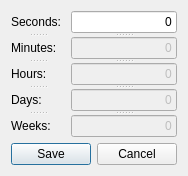
<?xml version="1.0" encoding="UTF-8"?>
<ui version="4.0">
 <class>Dialog</class>
 <widget class="QDialog" name="Dialog">
  <property name="windowModality">
   <enum>Qt::WindowModal</enum>
  </property>
  <property name="geometry">
   <rect>
    <x>0</x>
    <y>0</y>
    <width>182</width>
    <height>171</height>
   </rect>
  </property>
  <property name="windowTitle">
   <string>Dialog</string>
  </property>
  <property name="modal">
   <bool>true</bool>
  </property>
  <layout class="QVBoxLayout" name="verticalLayout">
   <item>
    <layout class="QHBoxLayout" name="horizontalLayout_2">
     <item>
      <widget class="QSplitter" name="splitter_2">
       <property name="orientation">
        <enum>Qt::Vertical</enum>
       </property>
       <widget class="QLabel" name="Seconds">
        <property name="text">
         <string>Seconds: </string>
        </property>
       </widget>
       <widget class="QLabel" name="Minutes">
        <property name="text">
         <string>Minutes:</string>
        </property>
       </widget>
       <widget class="QLabel" name="Hours">
        <property name="text">
         <string>Hours:</string>
        </property>
       </widget>
       <widget class="QLabel" name="Days">
        <property name="text">
         <string>Days:</string>
        </property>
       </widget>
       <widget class="QLabel" name="Weeks">
        <property name="text">
         <string>Weeks:</string>
        </property>
       </widget>
      </widget>
     </item>
     <item>
      <widget class="QSplitter" name="splitter">
       <property name="orientation">
        <enum>Qt::Vertical</enum>
       </property>
       <widget class="QLineEdit" name="SecondsLine">
        <property name="layoutDirection">
         <enum>Qt::LeftToRight</enum>
        </property>
        <property name="text">
         <string>0</string>
        </property>
        <property name="alignment">
         <set>Qt::AlignRight|Qt::AlignTrailing|Qt::AlignVCenter</set>
        </property>
       </widget>
       <widget class="QLineEdit" name="MinutesLine">
        <property name="enabled">
         <bool>false</bool>
        </property>
        <property name="text">
         <string>0</string>
        </property>
        <property name="alignment">
         <set>Qt::AlignRight|Qt::AlignTrailing|Qt::AlignVCenter</set>
        </property>
       </widget>
       <widget class="QLineEdit" name="HoursLine">
        <property name="enabled">
         <bool>false</bool>
        </property>
        <property name="text">
         <string>0</string>
        </property>
        <property name="alignment">
         <set>Qt::AlignRight|Qt::AlignTrailing|Qt::AlignVCenter</set>
        </property>
       </widget>
       <widget class="QLineEdit" name="DaysLine">
        <property name="enabled">
         <bool>false</bool>
        </property>
        <property name="text">
         <string>0</string>
        </property>
        <property name="alignment">
         <set>Qt::AlignRight|Qt::AlignTrailing|Qt::AlignVCenter</set>
        </property>
       </widget>
       <widget class="QLineEdit" name="WeeksLine">
        <property name="enabled">
         <bool>false</bool>
        </property>
        <property name="text">
         <string>0</string>
        </property>
        <property name="alignment">
         <set>Qt::AlignRight|Qt::AlignTrailing|Qt::AlignVCenter</set>
        </property>
       </widget>
      </widget>
     </item>
    </layout>
   </item>
   <item>
    <layout class="QHBoxLayout" name="horizontalLayout">
     <item>
      <spacer name="horizontalSpacer">
       <property name="orientation">
        <enum>Qt::Horizontal</enum>
       </property>
       <property name="sizeHint" stdset="0">
        <size>
         <width>40</width>
         <height>20</height>
        </size>
       </property>
      </spacer>
     </item>
     <item>
      <widget class="QPushButton" name="ModalSaveButton">
       <property name="text">
        <string>Save</string>
       </property>
      </widget>
     </item>
     <item>
      <widget class="QPushButton" name="ModalCancelButton">
       <property name="text">
        <string>Cancel</string>
       </property>
      </widget>
     </item>
    </layout>
   </item>
  </layout>
 </widget>
 <resources/>
 <connections/>
</ui>
